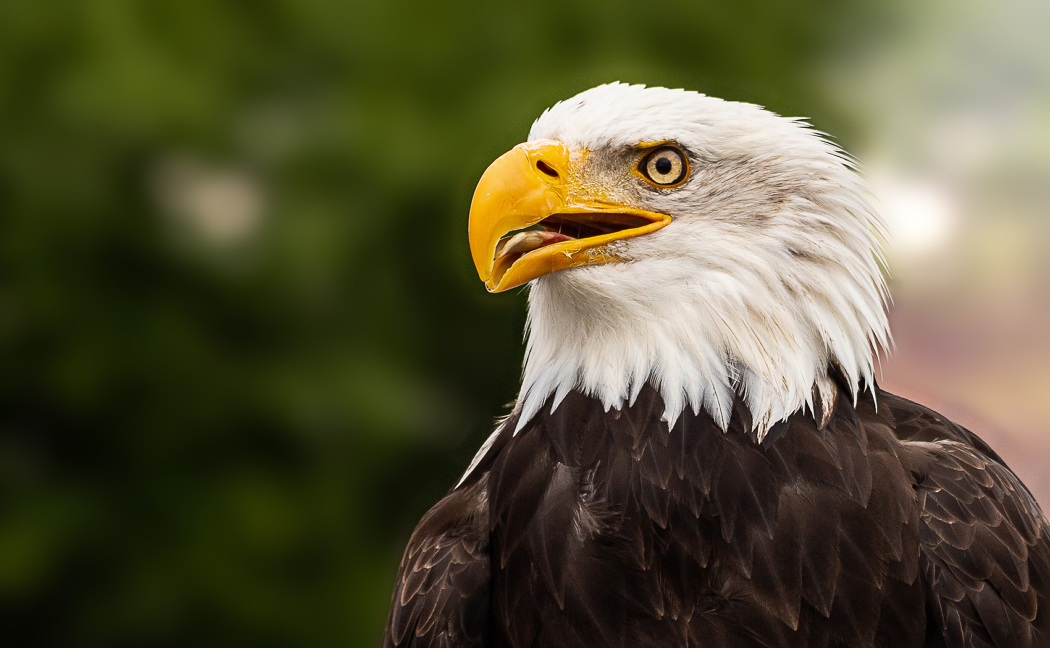
#> input picture Image/Aguila.jpg, 4200 x 2592 px (shown at 1/4 size)
$ python -i init.py   (imports and definitions only)
#> lines starting #> are read from the running program, lines starting #| are printed output that depends on the picture; after the words box and inside, x2 and y2 are one past the last pixel; in counts of white or black regions, pixels touching at a corner belong together
#> further down, picture is the input picture: shape (2592, 4200, 3); mean B, G, R 55.3, 83.7, 87.3
from flask import Flask, render_template, request,make_response,jsonify
#from PIL import Image
import numpy as np
import cv2
#import os
#from io import BytesIO

#from edge import edges


# [1 line not run here, left out]
#app.config['UPLOAD_FOLDER']= os.path.join('static','userimageload')
ALLOWED_EXTENSIONS = set(['txt', 'pdf', 'png', 'jpg', 'jpeg', 'gif'])

# [4 lines that did not run here, left out]

# [3 lines that did not run here, left out]
    #return name;
    #return 'File: '+name
# [3 lines that did not run here, left out]


# [20 lines that did not run here, left out]

def ImgEffect(img):


    gray = cv2.cvtColor(img,cv2.COLOR_BGR2GRAY)
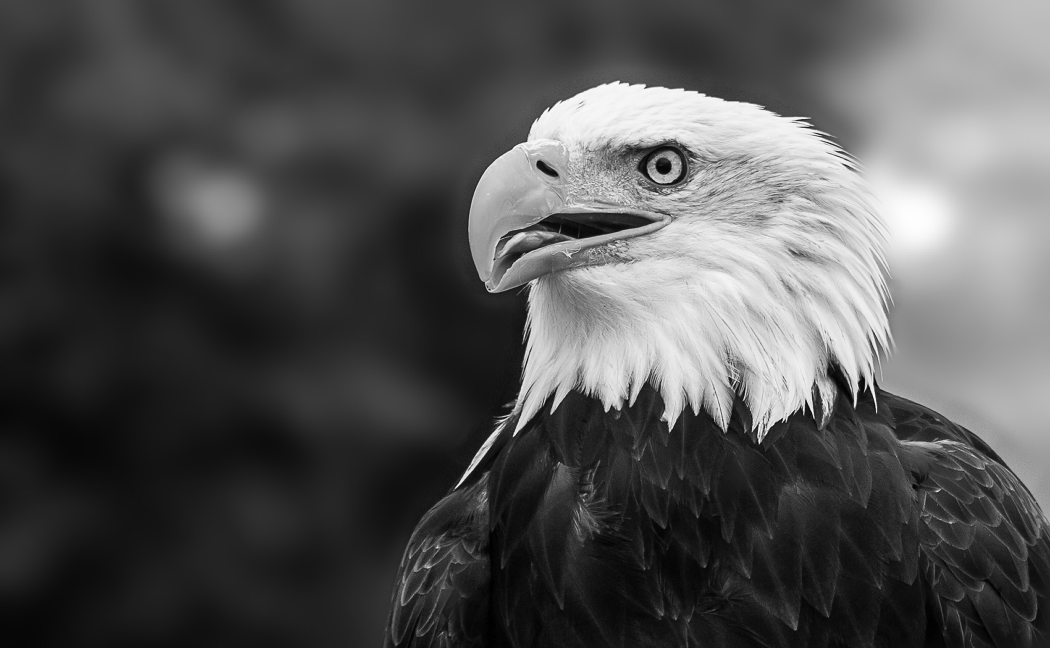
#> gray: shape (2592, 4200) (shown at 1/4 size); min 0, max 255, mean 81.5
    gray = cv2.medianBlur(gray,5)


    edges = cv2.adaptiveThreshold(gray, 255, cv2.ADAPTIVE_THRESH_GAUSSIAN_C,cv2.THRESH_BINARY,25,3)
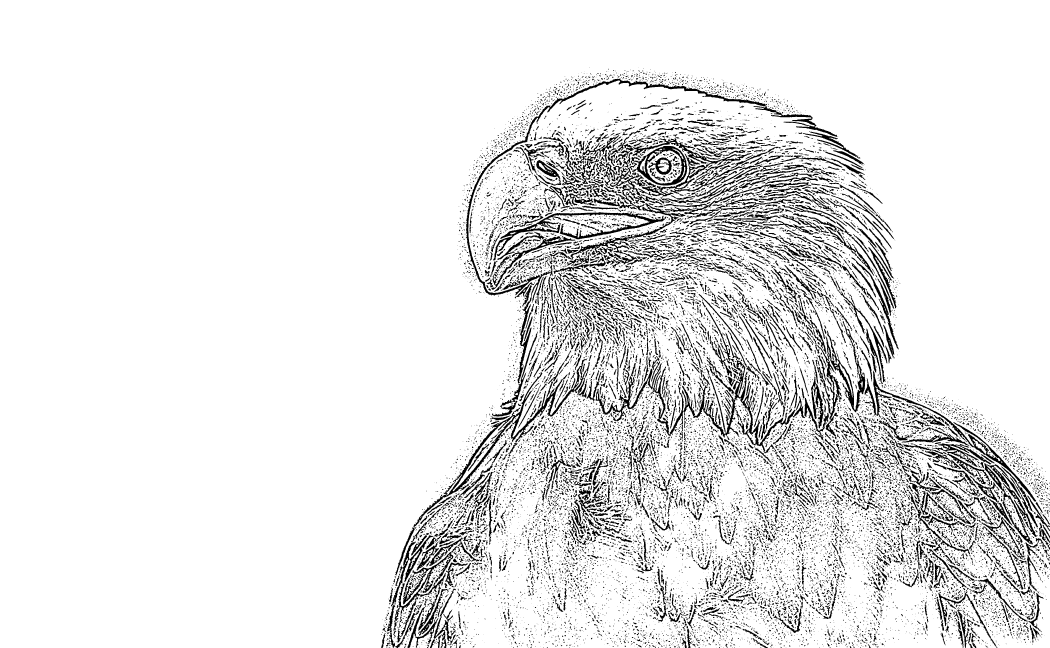
#> edges: shape (2592, 4200) (shown at 1/4 size); 90.6% white; 19084 black regions (13023 under 20 px), largest, box (x1, y1, x2, y2) and area: (2610, 1441, 3221, 1813) 25518, (1863, 314, 3349, 1211) 25249, (1581, 1433, 2360, 2301) 23851
    #edges = cv2.morphologyEx(edges, cv2.MORPH_OPEN, kernel)

    kernel=cv2.getStructuringElement(cv2.MORPH_ELLIPSE,(17,17))
    img = cv2.bilateralFilter(img,9,300,300)
    img = cv2.morphologyEx(img, cv2.MORPH_OPEN, kernel)
    #color = img
    color = cv2.medianBlur(img,3)
    color = ImgPosterized(color)
    color = Binarized(color,edges)
    return color

def ImgPosterized(img):
    return 32*np.floor(img/32)
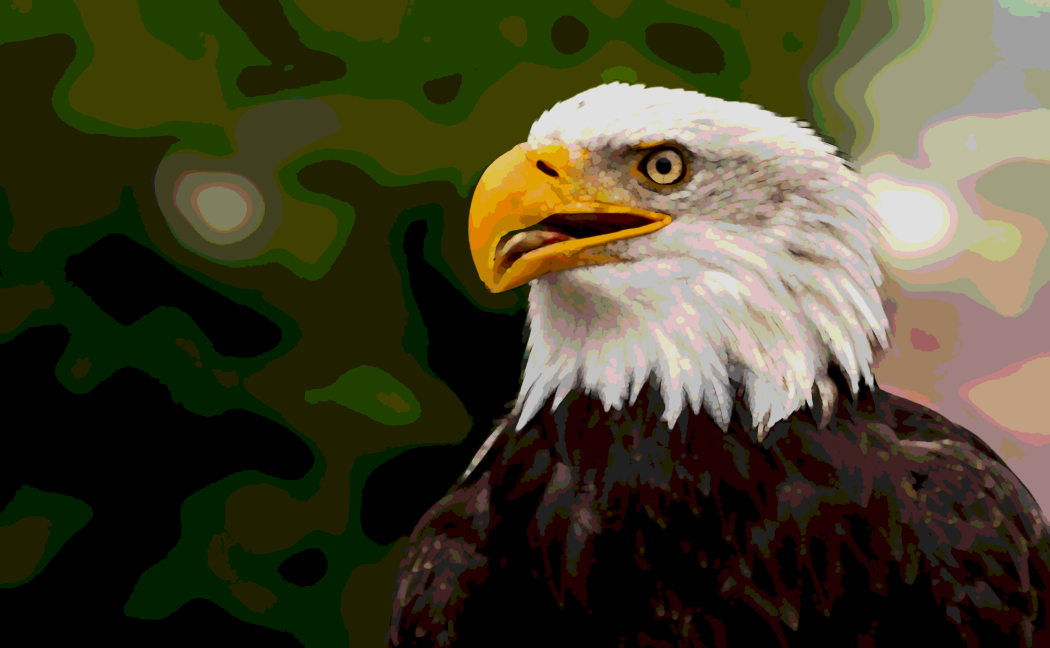
#> returned value: shape (2592, 4200, 3) float64 (shown at 1/4 size); mean of channels 0, 1, 2 41.4, 66.2, 68.9; drawn as B, G, R

def Binarized(img,mask):
    img[mask==0]=(img[mask==0]*0.3+0*0.7)
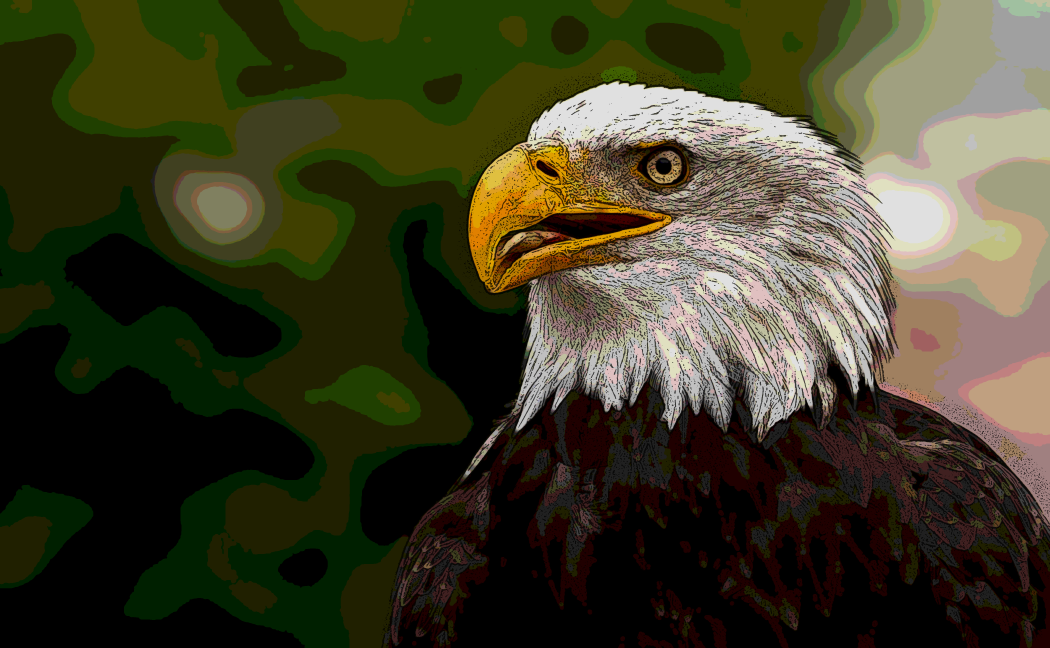
#> img: shape (2592, 4200, 3) float64 (shown at 1/4 size); mean B, G, R 37.4, 61.1, 62.7
    return img


# [2 lines not run here, left out]

>>> import cv2
>>> picture = cv2.imread('Image/Aguila.jpg')
>>> result = ImgEffect(picture)

$ run again, on Image/Gato.jpg
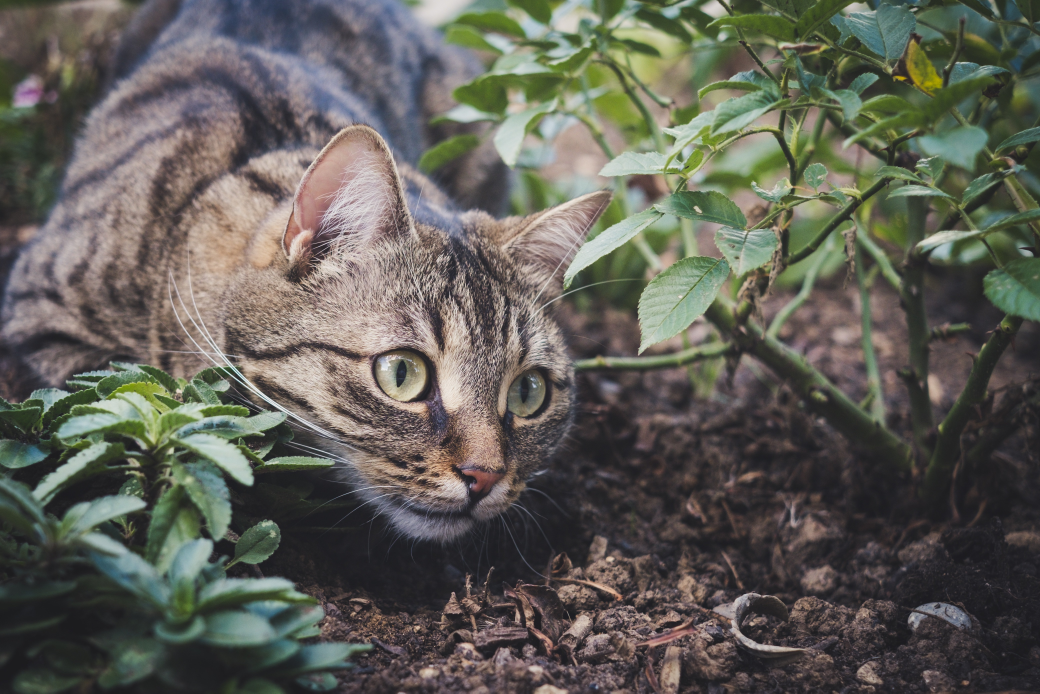
#> input picture Image/Gato.jpg, 6240 x 4160 px (shown at 1/6 size)
#> picture is the input picture: shape (4160, 6240, 3); mean B, G, R 87.5, 95.1, 96.2
#> in ImgEffect, `edges = cv2.adaptiveThreshold(gray, 255, cv2.ADAPTIVE_THRESH_GAUSSIAN_..`:
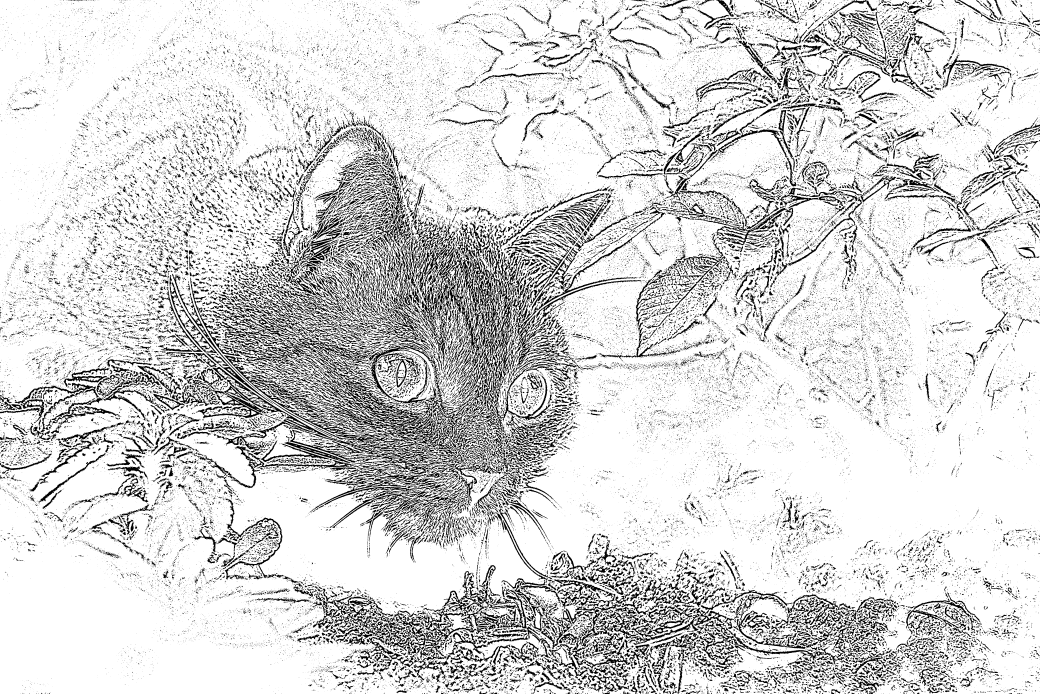
#> edges: shape (4160, 6240) (shown at 1/6 size); 84.1% white; 91420 black regions (74319 under 20 px), largest, box (x1, y1, x2, y2) and area: (1569, 2265, 2857, 2698) 94409, (2759, 1451, 3097, 2485) 91835, (2423, 3426, 3377, 4083) 77621
#> in Binarized, `img[mask==0]=(img[mask==0]*0.3+0*0.7)`:
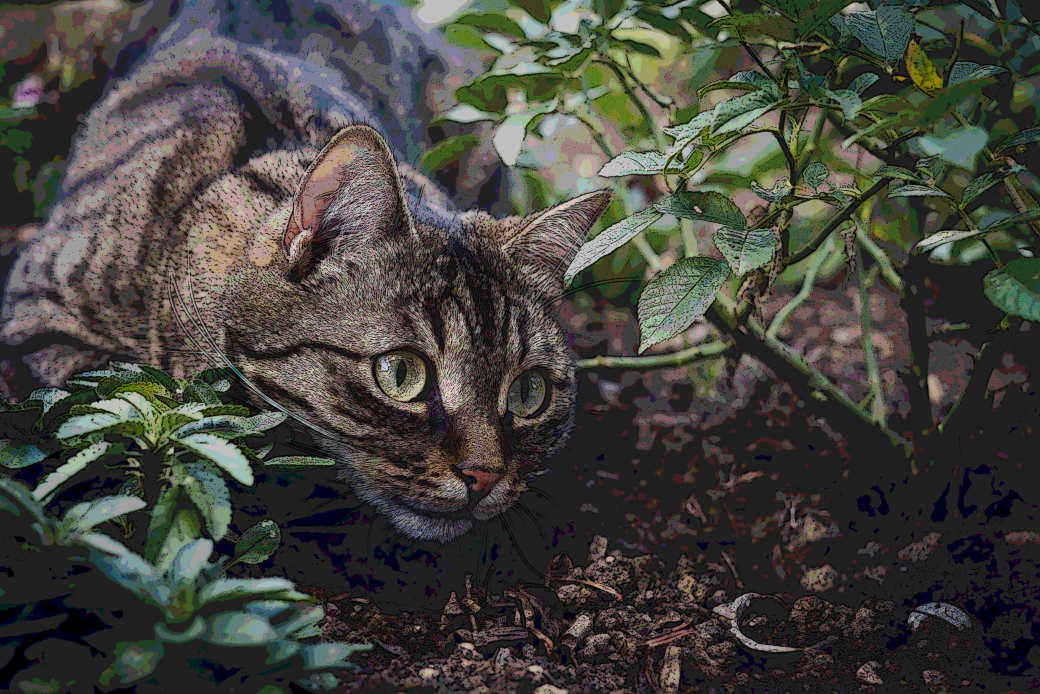
#> img: shape (4160, 6240, 3) float64 (shown at 1/6 size); mean B, G, R 62.8, 68.8, 69.3

$ run again, on Image/Gorila.jpg
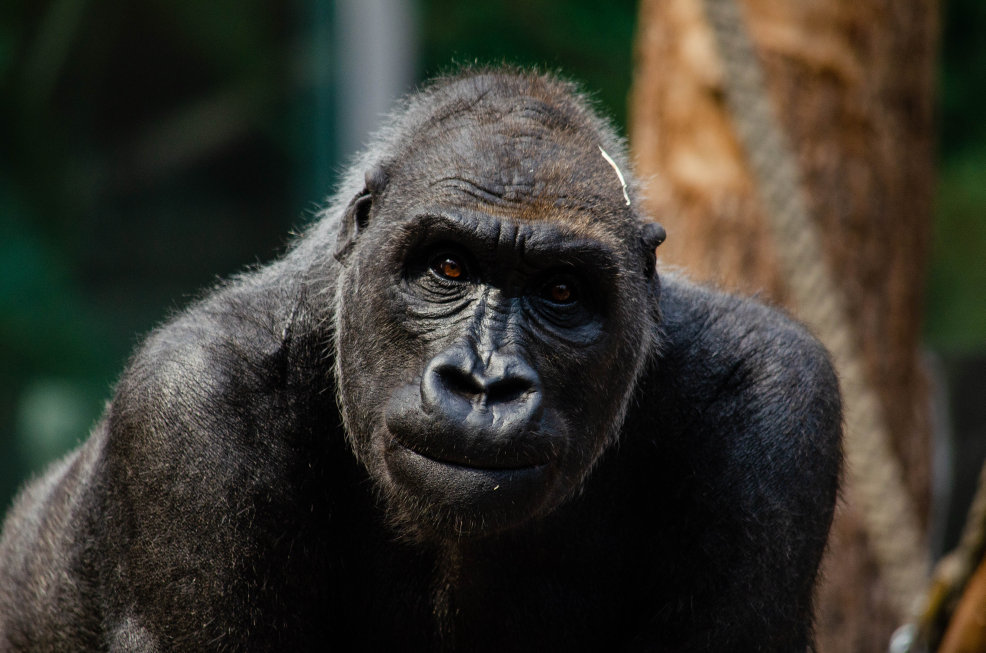
#> input picture Image/Gorila.jpg, 4928 x 3264 px (shown at 1/5 size)
#> picture is the input picture: shape (3264, 4928, 3); mean B, G, R 45.6, 53.8, 56.5
#> in ImgEffect, `edges = cv2.adaptiveThreshold(gray, 255, cv2.ADAPTIVE_THRESH_GAUSSIAN_..`:
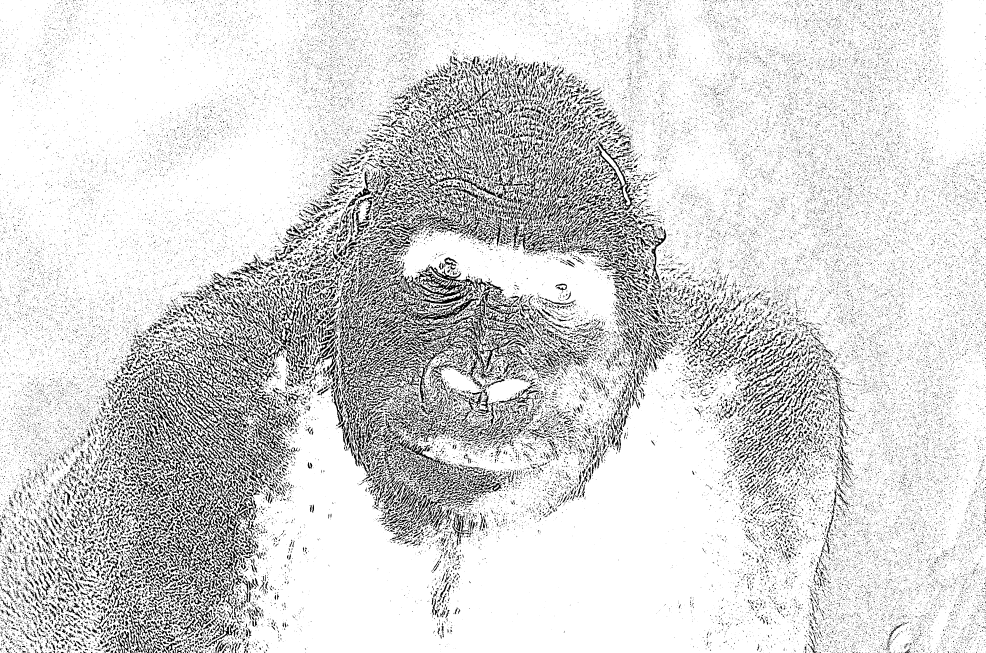
#> edges: shape (3264, 4928) (shown at 1/5 size); 84.2% white; 113391 black regions (101504 under 20 px), largest, box (x1, y1, x2, y2) and area: (1929, 1478, 2641, 2016) 39694, (834, 2403, 1283, 2897) 32316, (832, 1819, 1289, 2253) 25931
#> in Binarized, `img[mask==0]=(img[mask==0]*0.3+0*0.7)`:
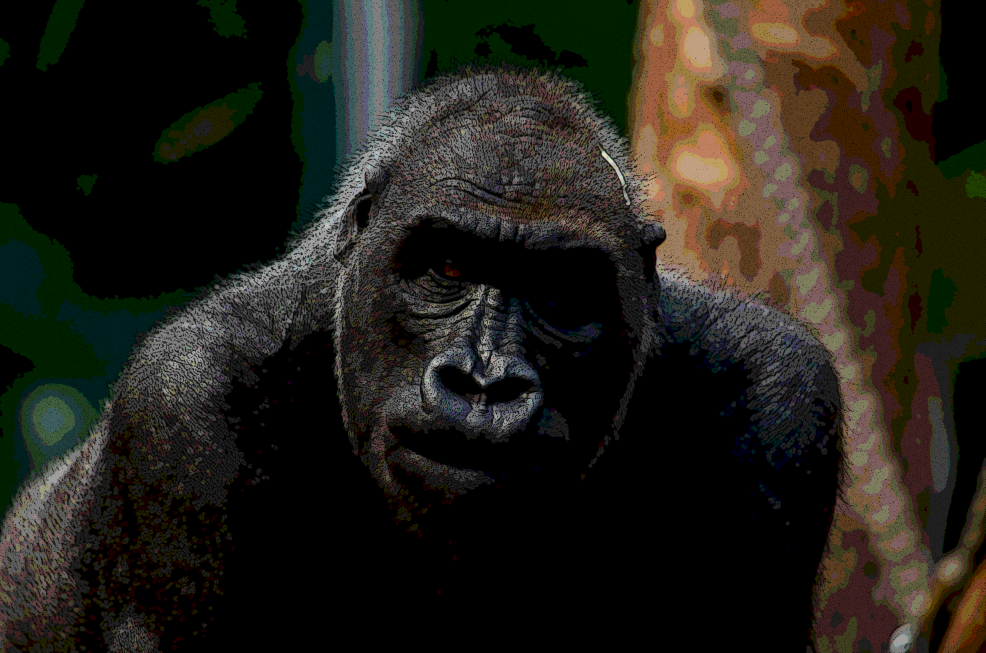
#> img: shape (3264, 4928, 3) float64 (shown at 1/5 size); mean B, G, R 24.3, 31.8, 34.7
